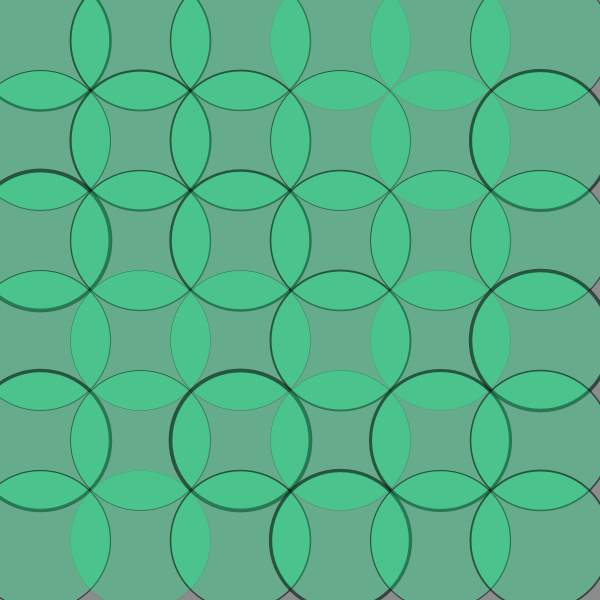
Frame 1 (no input)
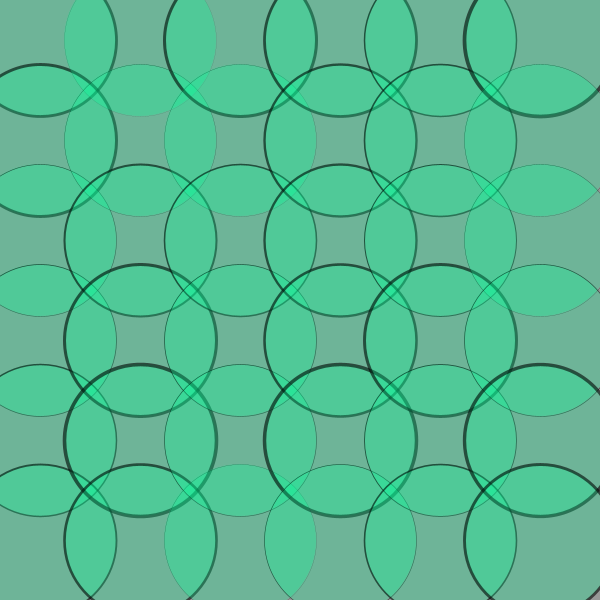
Frame 2 (the mouse pressed at the canvas centre, redrawn once)

The Processing sketch that drew these frames (run headless with seeded random() and noise(); the mouse was pressed at the canvas centre and the sketch redrawn once):

// Processing sketch: processing_143449
// ── processing_143449.pde

// SOS iDesign   
// KU DYNAMIC MEDIA   
//Park Hyebin 
//201420081

float cX=140;   
float direction=4; 

void setup(){    
  size(600, 600);   
  background(0);
 noLoop(); 
}   
void draw(){   
  background(cX);   
  stroke(0, cX);   
  fill(0, 600, cX, 70);      

  for (int i=40; i<width; i+=100) {   
    for (int j=40; j<height; j+=100) {   
      strokeWeight(random(4));   
      ellipse(i, j, cX, cX); 
    } 
  }      
  cX = cX + (3 * direction);   
    if ((cX<0)||(cX>350)) {   
    direction*=-50; 
  }   
} 
